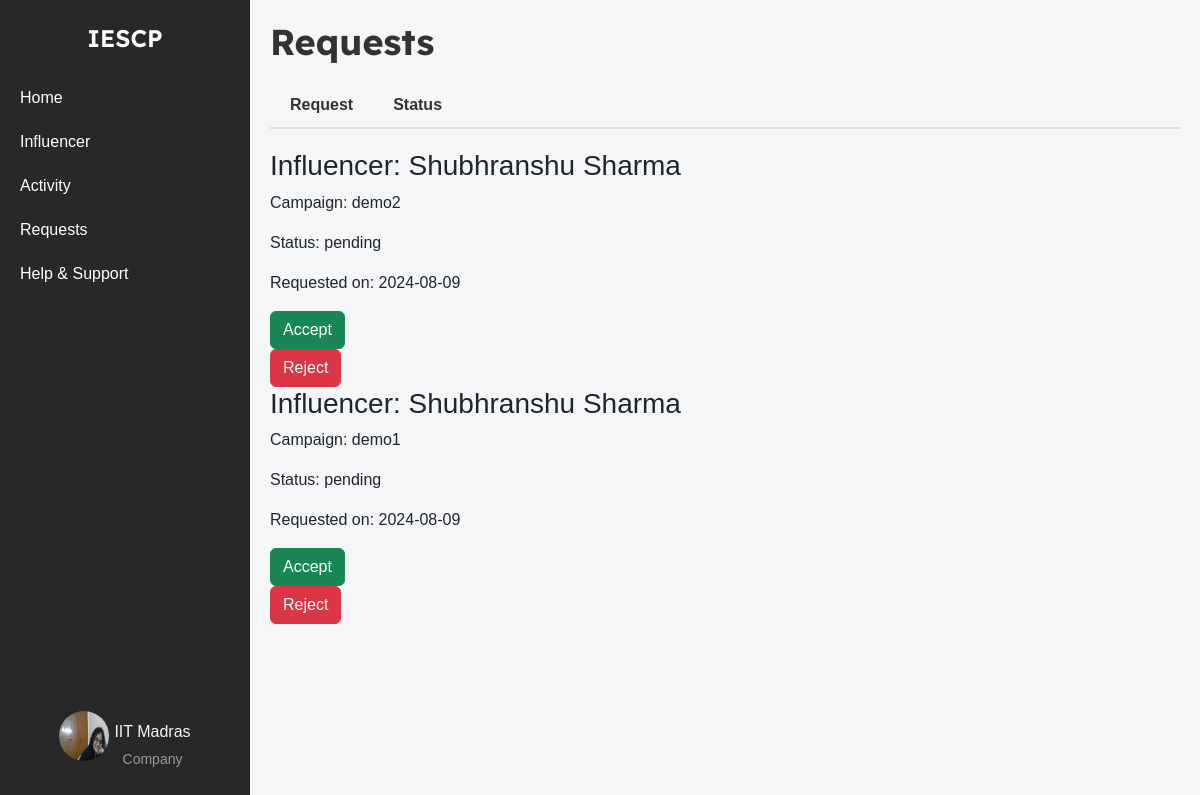
/company/requests (signed in), run on an earlier commit of the app's database.
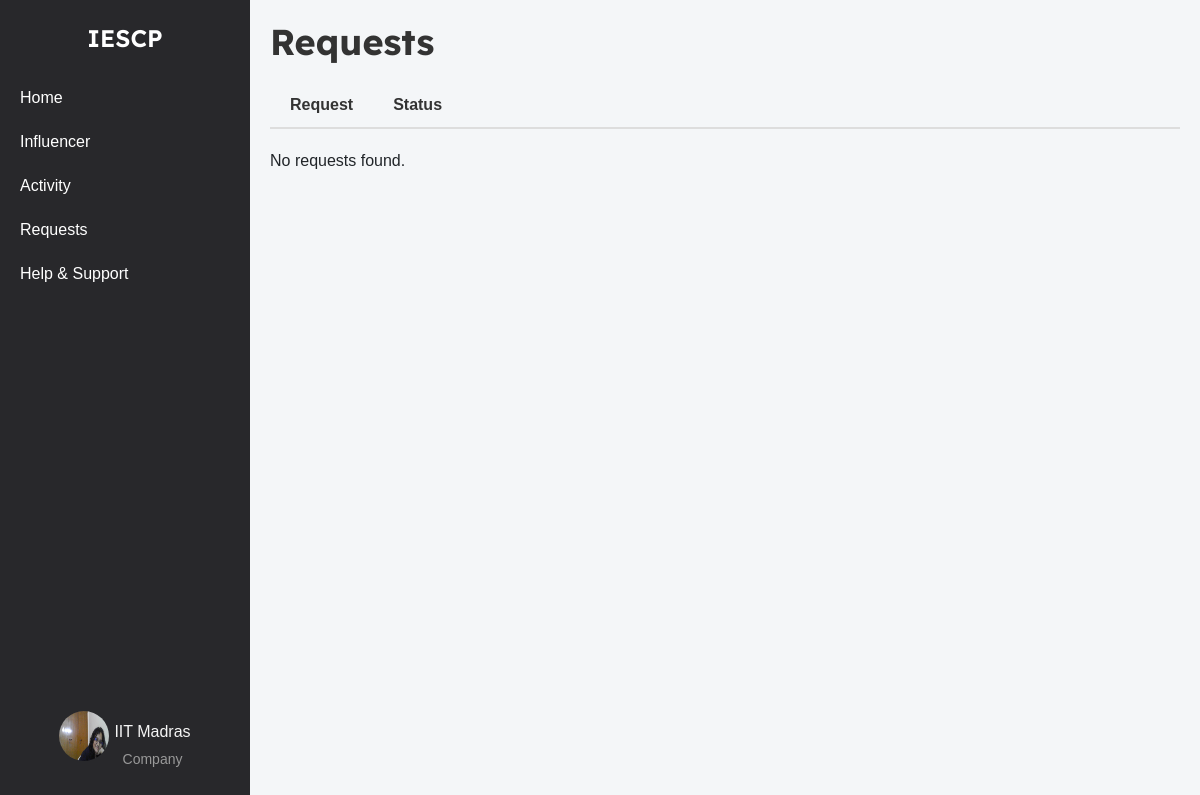
And on a later commit of the database.
### models.py (models this page shows, shortened)
class InterestedCampaigns(db.Model):
    __tablename__ = 'interested_campaigns'
    id = db.Column(db.Integer, primary_key=True)
    influencer_id = db.Column(
        db.Integer,
        db.ForeignKey('influencers.id', name='fk_influencer_id'),
        nullable=False
    )
    campaign_id = db.Column(
        db.Integer,
        db.ForeignKey('campaign.id', name='fk_campaign_id'),
        nullable=False
    )
    company_id = db.Column(
        db.Integer,
        db.ForeignKey('company.id', name='fk_company_id'),
        nullable=False
    )
    expressed_at = db.Column(db.DateTime, nullable=False, default=datetime.utcnow)
    status = db.Column(db.String(50), nullable=False, default='pending')
    influencer = db.relationship('Influencer', backref=db.backref('interested_campaigns', lazy=True))
    campaign = db.relationship('Campaign', backref=db.backref('interested_influencers', lazy=True))
    company = db.relationship('Company', backref=db.backref('company_interests', lazy=True))

class Influencer(db.Model):
    __tablename__ = 'influencers'
    id = db.Column(db.Integer, primary_key=True)
    name = db.Column(db.String(255), nullable=False)
    username = db.Column(db.String(255), unique=True, nullable=False)
    email = db.Column(db.String(255), unique=True, nullable=False)
    password_hash = db.Column(db.String(255), nullable=False)
    category = db.Column(db.String(255), nullable=False)
    interest = db.Column(db.String(255), nullable=False)
    reach = db.Column(db.Integer, nullable=False)
    social_media_links = db.Column(db.String(255), nullable=False)
    bio = db.Column(db.String(255), nullable=False)
    profile_picture = db.Column(db.String(255), nullable=False)
    campaigns = db.relationship('Campaign', secondary=influencer_campaign_association, back_populates='influencers')

class Campaign(db.Model):
    __tablename__ = 'campaign'
    id = db.Column(db.Integer, primary_key=True)
    title = db.Column(db.String(200), nullable=False)
    description = db.Column(db.Text, nullable=False)
    budget = db.Column(db.Float, nullable=False)
    start_date = db.Column(db.Date, nullable=False)
    end_date = db.Column(db.Date, nullable=False)
    company_id = db.Column(db.Integer, db.ForeignKey('company.id'), nullable=False)
    status = db.Column(db.String(50), nullable=False, default='pending')
    category = db.Column(db.String(255), nullable=False)
    created_at = db.Column(db.DateTime, nullable=False, default=datetime.utcnow)
    visibility = db.Column(db.String(50), nullable=False, default='public')
    influencers = db.relationship('Influencer', secondary=influencer_campaign_association, back_populates='campaigns')

### company_routes.py (the view)
@app.route('/company/requests')
@company_auth_required
def company_requests():
    user = Company.query.get(session['company_id'])
    requests = db.session.query(InterestedCampaigns).join(Campaign).filter(Campaign.company_id == user.id).all()
    pending_requests = [req for req in requests if req.status == 'pending']
    accepted_requests = [req for req in requests if req.status == 'accepted']
    rejected_requests = [req for req in requests if req.status == 'rejected']
    return render_template('company_requests.html', user=user,
                           pending_requests=pending_requests,
                           accepted_requests=accepted_requests,
                           rejected_requests=rejected_requests)

### company_routes.py (called while the page is built)
def company_auth_required(func):
    @wraps(func)
    def func3(*args, **kwargs):
        if 'company_id' in session:
            return func(*args, **kwargs)
        else:
            flash("Please login first")
            return redirect(url_for('company_login'))
    return func3

### templates/company_requests.html (shortened to what this page needs)
{% extends 'layout.html' %}
{% block content %}
<div class="container-box">
    <div class="sidebar">
        <div class="logo">IESCP</div>
        <ul>
            <li><a href="{{url_for('company_home')}}">Home</a></li>
            <li><a href="{{url_for('influencer_search')}}">Influencer</a></li>
            <li><a href="{{url_for('company_activity')}}">Activity</a></li>
            <li><a href="{{url_for('company_requests')}}">Requests</a></li>
            <li><a href="#">Help & Support</a></li>
        </ul>
        <div class="profile">
            <a href="{{ url_for('company_dashboard') }}">
                <img src="{{ url_for('static', filename='profile_upload/company/' + user.username + '/' + user.logo) }}" alt="Profile Picture">
                <div class="profile-name-category">
                    <span class="company_name">{{ user.company_name }}</span>
                    <span class="category">Company</span>
                </div>
            </a>
        </div>
    </div>
    <div class="main-content">
        <h1>Requests</h1>
        <div class="tabs">
            <a href="#" class="tab {% if request.endpoint == 'company_requests' and 'pending' in request.args.values() %}active{% endif %}">Request</a>
            <a href="#" class="tab {% if request.endpoint == 'company_requests' and 'status' in request.args.values() %}active{% endif %}">Status</a>
        </div>
        <div id="tab-content">
            <div id="request-tab-content">
                <div class="request-list">
                    {% if pending_requests %}
                        {% for request in pending_requests %}
                            <div class="request-item">
                                <h3>Influencer: {{ request.influencer.name }}</h3>
                                <p>Campaign: {{ request.campaign.title }}</p>
                                <p>Status: {{ request.status }}</p>
                                <p>Requested on: {{ request.expressed_at.strftime('%Y-%m-%d') }}</p>
                                <form action="{{ url_for('accept_request', request_id=request.id) }}" method="post">
                                    <button type="submit" class="btn btn-success">Accept</button>
                                </form>
                                <form action="{{ url_for('reject_request', request_id=request.id) }}" method="post">
                                    <button type="submit" class="btn btn-danger">Reject</button>
                                </form>
                            </div>
                        {% endfor %}
                    {% else %}
                        <p>No requests found.</p>
                    {% endif %}
                </div>
            </div>
        </div>
    </div>
</div>
{% endblock %}

What changed in the data, as far as the page shows it:
removed InterestedCampaigns: influencer.name "Shubhranshu Sharma", campaign "demo2", status "pending", expressed_at "2024-08-09"
no longer on this page (row edited): InterestedCampaigns: influencer.name "Shubhranshu Sharma", campaign "demo1", status "pending", expressed_at "2024-08-09"
Also different on the page:
text now shown: "No requests found."
